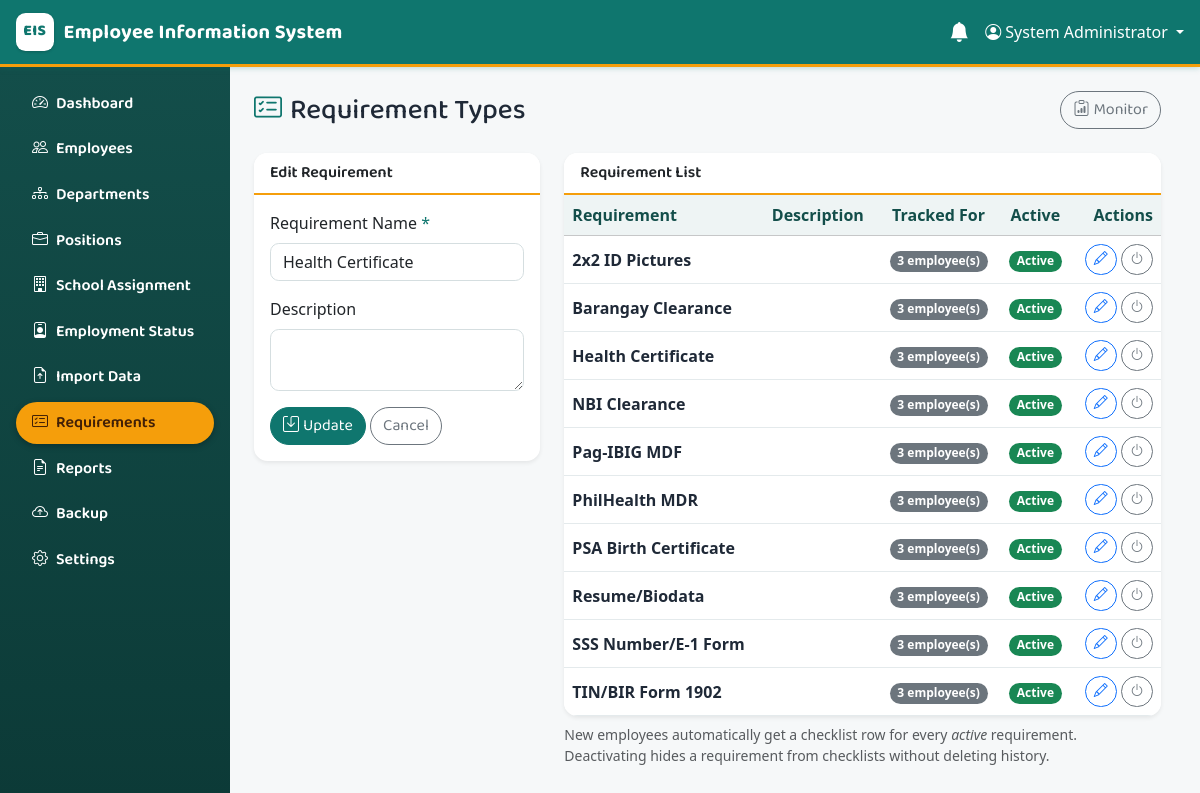
The page /modules/requirements/types.php?edit=7 (signed in) on the database its author committed.
### tables this page shows
CREATE TABLE `requirement_types` (
  `requirement_type_id` int unsigned NOT NULL AUTO_INCREMENT,
  `requirement_name` varchar(100) NOT NULL,
  `description` varchar(255) DEFAULT NULL,
  `is_active` tinyint(1) NOT NULL DEFAULT '1',
  PRIMARY KEY (`requirement_type_id`),
  UNIQUE KEY `uq_requirement_types_name` (`requirement_name`)
);

### includes/functions.php (called while the page is built, shortened)
<?php
function e(?string $value): string
{
    return htmlspecialchars($value ?? '', ENT_QUOTES, 'UTF-8');
}

### modules/requirements/types.php (the view, shortened to what this page needs)
<?php
require_once __DIR__ . '/../../config/app.php';
$editing = null;
if (isset($_GET['edit'])) {
    $stmt = $pdo->prepare('SELECT * FROM requirement_types WHERE requirement_type_id = ?');
    $stmt->execute([(int)$_GET['edit']]);
    $editing = $stmt->fetch() ?: null;
}
$types = $pdo->query(
    'SELECT rt.*, COUNT(er.employee_requirement_id) AS in_use
     FROM requirement_types rt
     LEFT JOIN employee_requirements er ON er.requirement_type_id = rt.requirement_type_id
     GROUP BY rt.requirement_type_id ORDER BY rt.requirement_name'
)->fetchAll();
require __DIR__ . '/../../includes/header.php';
?>
<div class="d-flex justify-content-between align-items-center mb-4">
    <h1 class="h3 mb-0"><i class="bi bi-card-checklist me-2"></i>Requirement Types</h1>
    <div>
        <a href="monitor.php" class="btn btn-outline-secondary"><i class="bi bi-clipboard-data me-1"></i>Monitor</a>
    </div>
</div>
<div class="row g-4">
    <div class="col-lg-4">
        <div class="card shadow-sm">
            <div class="card-header bg-white fw-semibold"><?= $editing ? 'Edit Requirement' : 'Add Requirement' ?></div>
            <div class="card-body">
                <form method="post">
                    <div class="mb-3">
                        <label class="form-label">Requirement Name <span class="text-danger">*</span></label>
                        <input type="text" class="form-control" name="requirement_name" maxlength="100" required
                               value="<?= e($editing['requirement_name'] ?? '') ?>">
                    </div>
                    <div class="mb-3">
                        <label class="form-label">Description</label>
                        <textarea class="form-control" name="description" rows="2" maxlength="255"><?= e($editing['description'] ?? '') ?></textarea>
                    </div>
                    <button type="submit" class="btn btn-danger"><i class="bi bi-save me-1"></i><?= $editing ? 'Update' : 'Save' ?></button>
                    <?php if ($editing): ?><a href="types.php" class="btn btn-outline-secondary">Cancel</a><?php endif; ?>
                </form>
            </div>
        </div>
    </div>
    <div class="col-lg-8">
        <div class="card shadow-sm">
            <div class="card-header bg-white fw-semibold">Requirement List</div>
            <div class="table-responsive">
                <table class="table table-hover align-middle mb-0">
                    <thead class="table-light">
                        <tr><th>Requirement</th><th>Description</th><th class="text-center">Tracked For</th><th class="text-center">Active</th><th class="text-end">Actions</th></tr>
                    </thead>
                    <tbody>
                    <?php foreach ($types as $t): ?>
                        <tr class="<?= $t['is_active'] ? '' : 'table-secondary' ?>">
                            <td class="fw-semibold"><?= e($t['requirement_name']) ?></td>
                            <td class="small"><?= e($t['description'] ?? '') ?></td>
                            <td class="text-center"><span class="badge text-bg-secondary"><?= (int)$t['in_use'] ?> employee(s)</span></td>
                            <td class="text-center">
                                <?php if ($t['is_active']): ?>
                                    <span class="badge text-bg-success">Active</span>
                                <?php else: ?>
                                    <span class="badge text-bg-secondary">Inactive</span>
                                <?php endif; ?>
                            </td>
                            <td class="text-end text-nowrap">
                                <a href="types.php?edit=<?= (int)$t['requirement_type_id'] ?>" class="btn btn-sm btn-outline-primary"><i class="bi bi-pencil"></i></a>
                                <form method="post" class="d-inline">
                                    <button class="btn btn-sm btn-outline-secondary" title="<?= $t['is_active'] ? 'Deactivate' : 'Activate' ?>">
                                        <i class="bi bi-power"></i>
                                    </button>
                                </form>
                            </td>
                        </tr>
                    <?php endforeach; ?>
                    </tbody>
                </table>
            </div>
        </div>
        <p class="text-muted small mt-2">
            New employees automatically get a checklist row for every <em>active</em> requirement.
            Deactivating hides a requirement from checklists without deleting history.
        </p>
    </div>
</div>
<?php require __DIR__ . '/../../includes/footer.php'; ?>

### assets/css/style.css (style rules this page uses)
:root { --eis-primary: #0f766e; --eis-primary-dark: #0b5a54; --eis-deep: #134e4a; --eis-deep-dark: #0c3a37; --eis-accent: #f59e0b; --eis-accent-dark: #d97706; --eis-surface: #f6f8f9; --eis-card: #ffffff; --eis-line: #e4eaec; --eis-text: #1f2937; --eis-muted: #64748b; }
html, body { height: 100%; }
body { padding-right: 0 !important; margin: 0; background-color: var(--eis-surface); color: var(--eis-text); display: flex; flex-direction: column; overflow: hidden; }
h1, h2, h3, h4, h5, h6, .h1, .h2, .h3, .h4, .h5, .h6, .navbar-brand, .btn, .nav-link, .card-header, .dropdown-header { font-family: 'Baloo 2', 'Segoe UI', system-ui, sans-serif; }
h1 i, .h3 i { color: var(--eis-primary); }
.text-danger { color: var(--eis-primary) !important; }
.btn-danger { background-color: var(--eis-primary); border-color: var(--eis-primary); }
.card { border: none; border-radius: .85rem; overflow: clip; background-color: var(--eis-card); box-shadow: 0 2px 8px rgba(19, 78, 74, .07); }
.card-header { background-color: var(--eis-card) !important; border-bottom: 2px solid var(--eis-accent); font-weight: 600; }
.table { --bs-table-color: var(--eis-text); border-color: var(--eis-line); }
.table-light, .table thead.table-light th { --bs-table-bg: #eef4f4; color: #134e4a; }
.btn { border-radius: 50rem; }
.form-control, .form-select { border-radius: .55rem; border-color: #d5dee0; }
.badge { border-radius: 50rem; }

### rows shown on the page
requirement_types: requirement_name "Health Certificate", in_use "3", is_active "Active"
requirement_types: requirement_name "2x2 ID Pictures", in_use "3", is_active "Active"
requirement_types: requirement_name "Barangay Clearance", in_use "3", is_active "Active"
requirement_types: requirement_name "NBI Clearance", in_use "3", is_active "Active"
requirement_types: requirement_name "Pag-IBIG MDF", in_use "3", is_active "Active"
requirement_types: requirement_name "PhilHealth MDR", in_use "3", is_active "Active"
requirement_types: requirement_name "PSA Birth Certificate", in_use "3", is_active "Active"
requirement_types: requirement_name "Resume/Biodata", in_use "3", is_active "Active"
requirement_types: requirement_name "SSS Number/E-1 Form", in_use "3", is_active "Active"
requirement_types: requirement_name "TIN/BIR Form 1902", in_use "3", is_active "Active"

### other values the page prints
APP_NAME "Employee Information System"
$_SESSION['full_name'] "System Administrator"
$item['label'] "Dashboard"
$item['label'] "Employees"
$item['label'] "Departments"
$item['label'] "Positions"
$item['label'] "School Assignment"
$item['label'] "Employment Status"
$item['label'] "Import Data"
$item['label'] "Requirements"
$item['label'] "Reports"
$item['label'] "Backup"
$item['label'] "Settings"
